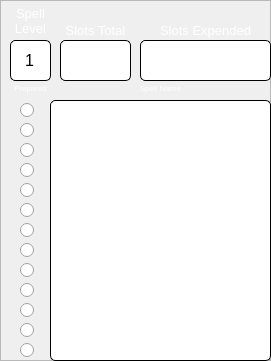
    <widget class="QFrame" name="frame_12">
     <property name="geometry">
      <rect>
       <x>10</x>
       <y>480</y>
       <width>271</width>
       <height>361</height>
      </rect>
     </property>
     <property name="frameShape">
      <enum>QFrame::StyledPanel</enum>
     </property>
     <property name="frameShadow">
      <enum>QFrame::Raised</enum>
     </property>
     <widget class="QLineEdit" name="SpellcastingAbility_3">
      <property name="geometry">
       <rect>
        <x>10</x>
        <y>40</y>
        <width>41</width>
        <height>41</height>
       </rect>
      </property>
      <property name="font">
       <font>
        <pointsize>12</pointsize>
       </font>
      </property>
      <property name="styleSheet">
       <string notr="true"> background-color: white;
 border-style: solid;
 border-width:1px;
 border-radius:5px;
 border-color: black;</string>
      </property>
      <property name="text">
       <string>1</string>
      </property>
      <property name="alignment">
       <set>Qt::AlignCenter</set>
      </property>
      <property name="readOnly">
       <bool>true</bool>
      </property>
     </widget>
     <widget class="QLineEdit" name="SlotsTotal1">
      <property name="geometry">
       <rect>
        <x>60</x>
        <y>40</y>
        <width>71</width>
        <height>41</height>
       </rect>
      </property>
      <property name="font">
       <font>
        <pointsize>12</pointsize>
       </font>
      </property>
      <property name="styleSheet">
       <string notr="true"> background-color: white;
 border-style: solid;
 border-width:1px;
 border-radius:5px;
 border-color: black;</string>
      </property>
      <property name="text">
       <string/>
      </property>
      <property name="alignment">
       <set>Qt::AlignCenter</set>
      </property>
     </widget>
     <widget class="QPlainTextEdit" name="Lvl1Spells">
      <property name="geometry">
       <rect>
        <x>50</x>
        <y>100</y>
        <width>221</width>
        <height>261</height>
       </rect>
      </property>
      <property name="font">
       <font>
        <pointsize>11</pointsize>
       </font>
      </property>
      <property name="styleSheet">
       <string notr="true"> background-color: white;
 border-style: solid;
 border-width:1px;
 border-radius:5px;
 border-color: black;</string>
      </property>
      <property name="plainText">
       <string/>
      </property>
     </widget>
     <widget class="QLabel" name="label_52">
      <property name="geometry">
       <rect>
        <x>0</x>
        <y>0</y>
        <width>61</width>
        <height>41</height>
       </rect>
      </property>
      <property name="font">
       <font>
        <pointsize>10</pointsize>
       </font>
      </property>
      <property name="styleSheet">
       <string notr="true">color: rgb(255, 255, 255);</string>
      </property>
      <property name="text">
       <string>Spell
Level</string>
      </property>
      <property name="alignment">
       <set>Qt::AlignCenter</set>
      </property>
     </widget>
     <widget class="QLineEdit" name="Expended1">
      <property name="geometry">
       <rect>
        <x>140</x>
        <y>40</y>
        <width>131</width>
        <height>41</height>
       </rect>
      </property>
      <property name="font">
       <font>
        <pointsize>12</pointsize>
       </font>
      </property>
      <property name="styleSheet">
       <string notr="true"> background-color: white;
 border-style: solid;
 border-width:1px;
 border-radius:5px;
 border-color: black;</string>
      </property>
      <property name="text">
       <string/>
      </property>
      <property name="alignment">
       <set>Qt::AlignCenter</set>
      </property>
     </widget>
     <widget class="QLabel" name="label_53">
      <property name="geometry">
       <rect>
        <x>50</x>
        <y>20</y>
        <width>91</width>
        <height>21</height>
       </rect>
      </property>
      <property name="font">
       <font>
        <pointsize>10</pointsize>
       </font>
      </property>
      <property name="styleSheet">
       <string notr="true">color: rgb(255, 255, 255);</string>
      </property>
      <property name="text">
       <string>Slots Total</string>
      </property>
      <property name="alignment">
       <set>Qt::AlignCenter</set>
      </property>
     </widget>
     <widget class="QLabel" name="label_54">
      <property name="geometry">
       <rect>
        <x>140</x>
        <y>20</y>
        <width>131</width>
        <height>21</height>
       </rect>
      </property>
      <property name="font">
       <font>
        <pointsize>10</pointsize>
       </font>
      </property>
      <property name="styleSheet">
       <string notr="true">color: rgb(255, 255, 255);</string>
      </property>
      <property name="text">
       <string>Slots Expended</string>
      </property>
      <property name="alignment">
       <set>Qt::AlignCenter</set>
      </property>
     </widget>
     <widget class="QRadioButton" name="Lvl1Prep2">
      <property name="geometry">
       <rect>
        <x>20</x>
        <y>120</y>
        <width>16</width>
        <height>20</height>
       </rect>
      </property>
      <property name="text">
       <string/>
      </property>
      <property name="autoExclusive">
       <bool>false</bool>
      </property>
     </widget>
     <widget class="QRadioButton" name="Lvl1Prep1">
      <property name="geometry">
       <rect>
        <x>20</x>
        <y>100</y>
        <width>16</width>
        <height>20</height>
       </rect>
      </property>
      <property name="text">
       <string/>
      </property>
      <property name="autoExclusive">
       <bool>false</bool>
      </property>
     </widget>
     <widget class="QRadioButton" name="Lvl1Prep4">
      <property name="geometry">
       <rect>
        <x>20</x>
        <y>160</y>
        <width>16</width>
        <height>20</height>
       </rect>
      </property>
      <property name="text">
       <string/>
      </property>
      <property name="autoExclusive">
       <bool>false</bool>
      </property>
     </widget>
     <widget class="QRadioButton" name="Lvl1Prep3">
      <property name="geometry">
       <rect>
        <x>20</x>
        <y>140</y>
        <width>16</width>
        <height>20</height>
       </rect>
      </property>
      <property name="text">
       <string/>
      </property>
      <property name="autoExclusive">
       <bool>false</bool>
      </property>
     </widget>
     <widget class="QRadioButton" name="Lvl1Prep6">
      <property name="geometry">
       <rect>
        <x>20</x>
        <y>200</y>
        <width>16</width>
        <height>20</height>
       </rect>
      </property>
      <property name="text">
       <string/>
      </property>
      <property name="autoExclusive">
       <bool>false</bool>
      </property>
     </widget>
     <widget class="QRadioButton" name="Lvl1Prep5">
      <property name="geometry">
       <rect>
        <x>20</x>
        <y>180</y>
        <width>16</width>
        <height>20</height>
       </rect>
      </property>
      <property name="text">
       <string/>
      </property>
      <property name="autoExclusive">
       <bool>false</bool>
      </property>
     </widget>
     <widget class="QRadioButton" name="Lvl1Prep8">
      <property name="geometry">
       <rect>
        <x>20</x>
        <y>240</y>
        <width>16</width>
        <height>20</height>
       </rect>
      </property>
      <property name="text">
       <string/>
      </property>
      <property name="autoExclusive">
       <bool>false</bool>
      </property>
     </widget>
     <widget class="QRadioButton" name="Lvl1Prep7">
      <property name="geometry">
       <rect>
        <x>20</x>
        <y>220</y>
        <width>16</width>
        <height>20</height>
       </rect>
      </property>
      <property name="text">
       <string/>
      </property>
      <property name="autoExclusive">
       <bool>false</bool>
      </property>
     </widget>
     <widget class="QLabel" name="label_58">
      <property name="geometry">
       <rect>
        <x>10</x>
        <y>80</y>
        <width>41</width>
        <height>16</height>
       </rect>
      </property>
      <property name="font">
       <font>
        <pointsize>6</pointsize>
       </font>
      </property>
      <property name="styleSheet">
       <string notr="true">color: rgb(255, 255, 255);</string>
      </property>
      <property name="text">
       <string>Prepared</string>
      </property>
      <property name="alignment">
       <set>Qt::AlignCenter</set>
      </property>
     </widget>
     <widget class="QLabel" name="label_59">
      <property name="geometry">
       <rect>
        <x>50</x>
        <y>80</y>
        <width>221</width>
        <height>16</height>
       </rect>
      </property>
      <property name="font">
       <font>
        <pointsize>6</pointsize>
       </font>
      </property>
      <property name="styleSheet">
       <string notr="true">color: rgb(255, 255, 255);</string>
      </property>
      <property name="text">
       <string>Spell Name</string>
      </property>
      <property name="alignment">
       <set>Qt::AlignCenter</set>
      </property>
     </widget>
     <widget class="QRadioButton" name="Lvl1Prep11">
      <property name="geometry">
       <rect>
        <x>20</x>
        <y>300</y>
        <width>16</width>
        <height>20</height>
       </rect>
      </property>
      <property name="text">
       <string/>
      </property>
      <property name="autoExclusive">
       <bool>false</bool>
      </property>
     </widget>
     <widget class="QRadioButton" name="Lvl1Prep10">
      <property name="geometry">
       <rect>
        <x>20</x>
        <y>280</y>
        <width>16</width>
        <height>20</height>
       </rect>
      </property>
      <property name="text">
       <string/>
      </property>
      <property name="autoExclusive">
       <bool>false</bool>
      </property>
     </widget>
     <widget class="QRadioButton" name="Lvl1Prep13">
      <property name="geometry">
       <rect>
        <x>20</x>
        <y>340</y>
        <width>16</width>
        <height>20</height>
       </rect>
      </property>
      <property name="text">
       <string/>
      </property>
      <property name="autoExclusive">
       <bool>false</bool>
      </property>
     </widget>
     <widget class="QRadioButton" name="Lvl1Prep12">
      <property name="geometry">
       <rect>
        <x>20</x>
        <y>320</y>
        <width>16</width>
        <height>20</height>
       </rect>
      </property>
      <property name="text">
       <string/>
      </property>
      <property name="autoExclusive">
       <bool>false</bool>
      </property>
     </widget>
     <widget class="QRadioButton" name="Lvl1Prep9">
      <property name="geometry">
       <rect>
        <x>20</x>
        <y>260</y>
        <width>16</width>
        <height>20</height>
       </rect>
      </property>
      <property name="text">
       <string/>
      </property>
      <property name="autoExclusive">
       <bool>false</bool>
      </property>
     </widget>
    </widget>
